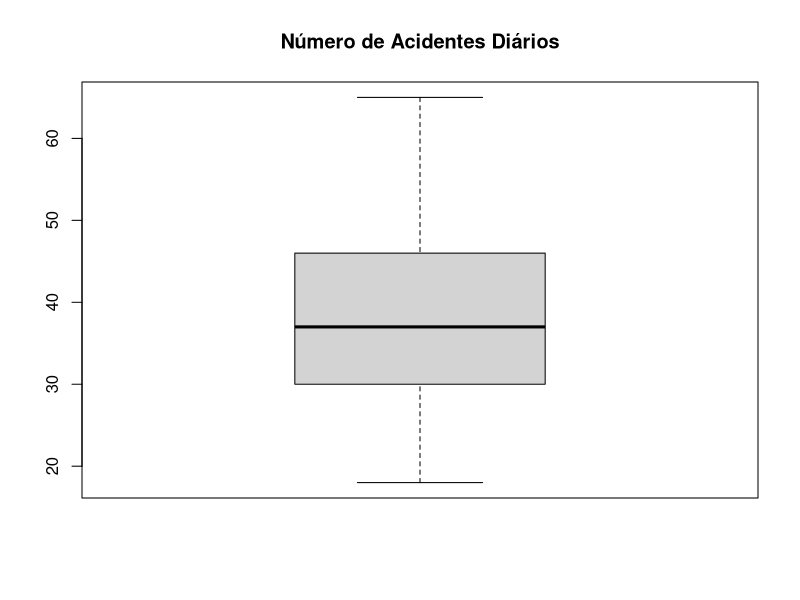

This figure's R source:
# Interpretando um BoxPlot

# Configurando o diretório de trabalho
# Coloque entre aspas o diretório de trabalho que você está usando no seu computador
# Não use diretórios com espaço no nome
setwd("~/Cursos/DSA/FCD/BigDataRAzure/Cap09")

# Para saber qual diretório estou trabalhando
getwd()


# Lista de pacotes base carregados
search()


##### Boxplot #####

# Box-plot, ou diagrama de caixa, é possível obter informações sobre vários aspectos dos dados simultaneamente como, 
# outliers, dispersão, tendências centrais, erros padrão e simetria. 

# Utilizado para avaliar a distribuição empírica dos dados, é formado pelo primeiro e terceiro quartis, 
# juntamente com a mediana.

dados = c(18, 20, 20, 21, 22, 24, 25, 25, 26, 27, 29, 29, 
          30, 30, 31, 31, 32, 33, 34, 35, 36, 36, 37, 37, 
          37, 37, 38, 38, 38, 40, 41, 43, 44, 44, 45, 45, 
          45, 46, 47, 48, 49, 50, 51, 53, 54, 54, 56, 58, 62, 65)

mean(dados)
sd(dados)
median(dados)
range(dados)
quantile(dados)

boxplot(dados, main = "Número de Acidentes Diários")

#' Daqui em diante, sempre que você tiver começando um processo de análise:
#' 1º Calcule as Estatísticas.
#' 2º Desenhar o histograma e o BoxPlot.
#' 
#' Isso vai dar a você uma visão bastante completa de como os dados estão organizados.
#' 
#' E um exercício que recomendo com frequência.
#' 
#' Quando você tiver fazendo um processo de análise, vai criando uma espécie de tracking, 
#' como se fosse uma espécie de Diário...Ou seja, começou o processo de análise, 
#' desenha o histograma e o boxplot e calcula as estatísticas e grava esse resultado em algum lugar.
#' Depois você vai trabalhar na limpeza dos dados, no processamento, transformação e etc...
#' Aí você vai de novo, calcular as estatísticas, desenha os histogramas e boxplots e guarda o resultado.
#' Se necessário, repete o processo e depois compara tudo isso no final.
#' Você vai perceber como os dados vão mudando completamente seu comportamento a medida que vou aplicando limpeza, transformação e etc.
#' Ou seja, eu vou transformando os dados, dando um shape a ele de modo que eu consiga depois realizar modelagem preditiva.
#' É importante que você incorpore essa regra no seu processo de análise tanto quanto possível.
#' 
#' 
#' 

# Sair
q()

